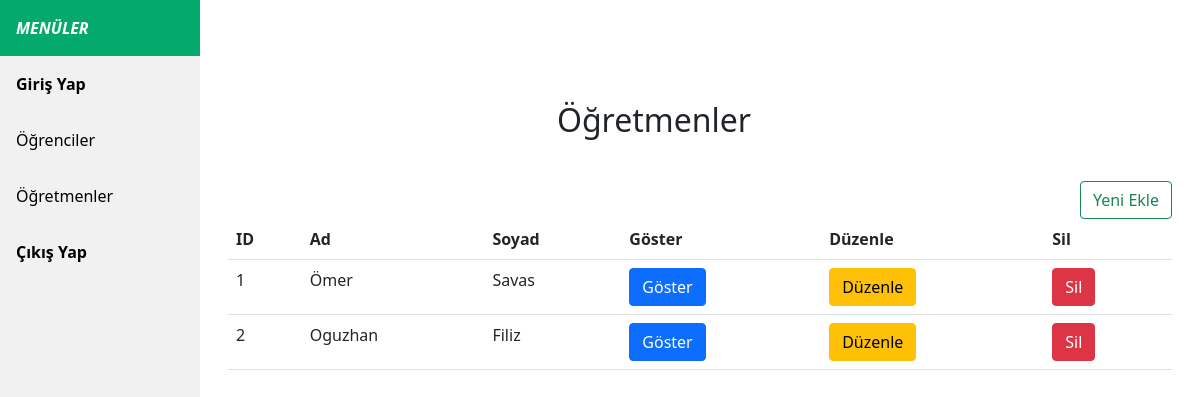
Page /index.php?wanted_page=/Teachers (signed in) on the committed database.
### tables this page shows
CREATE TABLE `teachers` (
  `id` int(11) NOT NULL,
  `name` varchar(255) NOT NULL,
  `surname` varchar(255) NOT NULL
);

### system/Loader.php (called while the page is built, shortened)
<?php
class Loader
{
    public static function view($file_name, $data = NULL)
    {
        require 'views/'.$file_name.'.php';
    }
}

### controllers/Teachers.php (called while the page is built, shortened)
<?php
class Teachers extends Controllers
{
    function index()
    {
        $model = Loader::model('Teacher');
        $teachers = $model->get_teachers();
        Loader::view('teachers_list', $teachers);
    }
}

### system/router.php (called while the page is built, shortened)
<?php
if(substr($wanted_page, 0, 1) == '/')
    $wanted_page = substr ($wanted_page, 1);
$segments = explode('/', $wanted_page);
array_shift($segments);
$controller_object = new $controller();
$controller_object->do_requested($segments);

### system/DataBase.php (called while the page is built, shortened)
<?php
class DataBase
{
    private static $db_connection = NULL;
    private static function create_db_connection()
    {
        require 'config/db.php';
        $db_connection = new \mysqli($db_config['host'], $db_config['user'], $db_config['password'], $db_config['db']);
        return $db_connection;
    }
    private static function get_connection()
    {
        if(self::$db_connection == NULL)
            self::$db_connection = self::create_db_connection ();
        return self::$db_connection;
    }
    public static function get_data_uses_by_sql($sql)
    {
        $result = self::run_sql($sql);
        $data = [];
        while($row = $result->fetch_assoc())
            array_push ($data, $row);
        return $data;
    }
    public static function run_sql($sql)
    {
        return self::get_connection()->query($sql);
    }
}

### models/Teacher.php (called while the page is built, shortened)
<?php
class Teacher extends Models
{
    public function get_teachers()
    {
        $sql = 'select * from teachers';
        return DataBase::get_data_uses_by_sql($sql);
    }
}

### views/teachers_list.php (the view, shortened to what this page needs)
<div class="container">
<a class="btn btn-outline-success" style="float:right; margin-top:80px" href="?wanted_page=/Teachers/Create">Yeni Ekle</a>
<h2 style="font-weight: normal; text-align:center; margin-top:100px">Öğretmenler</h2>
<table class="table table-hover">
    <tr>
        <th>ID</th>
        <th>Ad</th>
        <th>Soyad</th>
        <th>Göster</th>
        <th>Düzenle</th>
        <th>Sil</th>
    </tr>
    <?php foreach($data as $data): ?>
        <tr>
            <td><?=$data['id'] ?></td>
            <td><?=$data['name'] ?></td>
            <td><?=$data['surname'] ?></td>
            <td>
                <a class="btn btn-primary" href="?wanted_page=/Teachers/Show/<?=$data['id'] ?>">
                   Göster
                </a>
            </td>
            <td>
                <a class="btn btn-warning" href="?wanted_page=/Teachers/Edit/<?=$data['id'] ?>">
                   Düzenle
                </a>
            </td>
            <td>
                <a class="btn btn-danger" href="?wanted_page=/Teachers/Delete/<?=$data['id'] ?>" onclick="return confirm('Emin misiniz?');">
                    Sil
                </a>
            </td>
        </tr>
    <?php endforeach; ?>
</table>
</div>

### rows in the picture
teachers: id "1", name "Ömer", surname "Savas"
teachers: id "2", name "Oguzhan", surname "Filiz"
